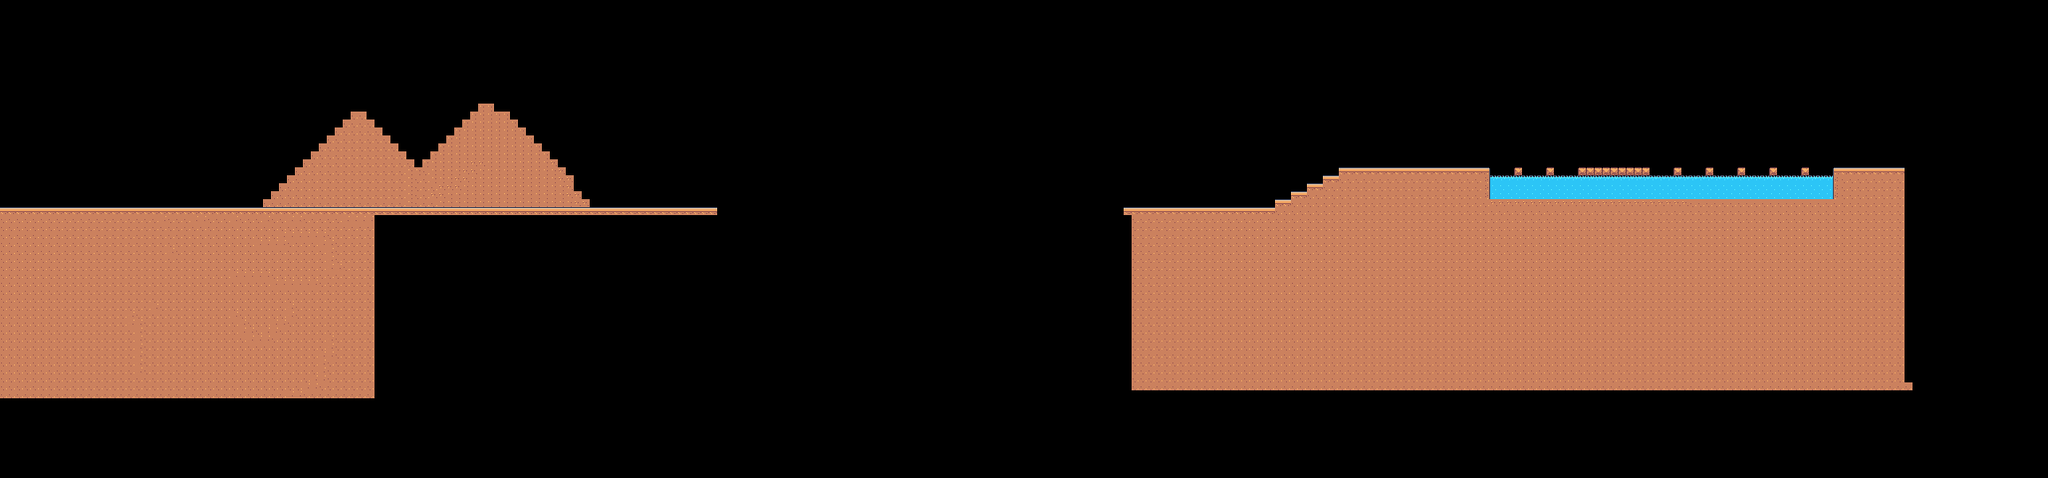

This game map was drawn from its Tiled (.tmx) file and the tilesets committed beside it. A one-line description and the trimmed map source follow:
An orthogonal 257x60 tile map with 8x8 px tiles, 3 tile layers (Background2, Background, Collision), 2 tilesets and 4 objects (death, player_spawn, enemy_spawn).

<map version="1.10" tiledversion="1.11.2" orientation="orthogonal" renderorder="right-down" width="257" height="60" tilewidth="8" tileheight="8" infinite="0" nextlayerid="7" nextobjectid="5">
 <tileset firstgid="1" source="../tiledProjectFiles/tilemap_packed.tsx" />
 <tileset firstgid="901" source="../tiledProjectFiles/luckyblock.tsx" />
 <layer id="4" name="Background2" width="257" height="60">
  <data>[15420 cells, 322 non-empty, 3 distinct tile ids]</data>
 </layer>
 <layer id="3" name="Background" width="257" height="60">
  <data>[15420 cells, 3544 non-empty, 5 distinct tile ids]</data>
 </layer>
 <objectgroup id="6" name="Triggers">
  <object id="3" name="death" x="1495.64" y="181.818" width="343.818" height="18">
   <properties>
    <property name="type" value="killzone" />
   </properties>
  </object>
 </objectgroup>
 <layer id="1" name="Collision" width="257" height="60">
  <data>[15420 cells, 219 non-empty, 6 distinct tile ids]</data>
 </layer>
 <objectgroup id="5" name="LuckyBlocks">
  <object id="2" gid="901" x="1417" y="137" width="16" height="16">
   <properties>
    <property name="type" value="speed" />
   </properties>
  </object>
 </objectgroup>
 <objectgroup id="2" name="SpawnPoints">
  <object id="1" name="player_spawn" x="276.333" y="197.333" />
  <object id="4" name="enemy_spawn" x="654" y="189.5">
   <properties>
    <property name="type" value="TANK" />
   </properties>
  </object>
 </objectgroup>
</map>
